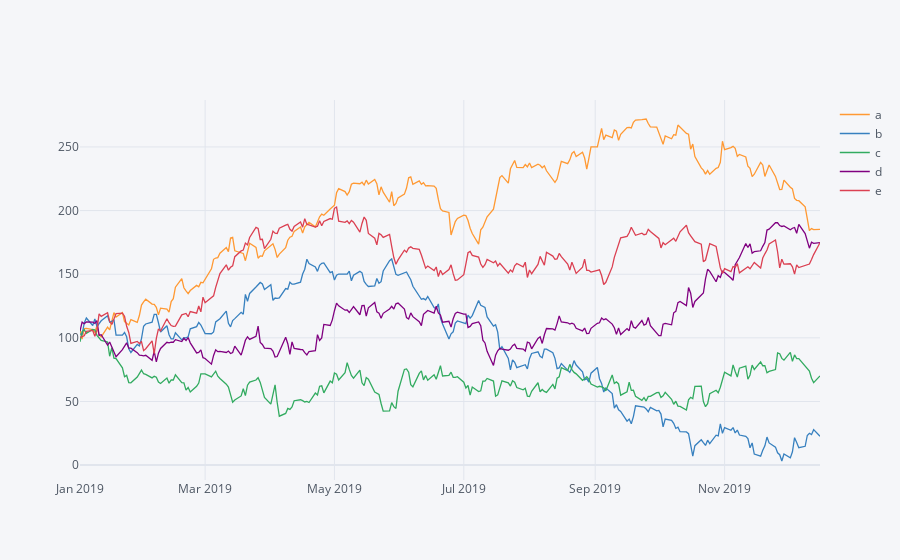

Notebook source saved alongside this figure:
### Code cell
df.iplot()

### Figure 1 — Plotly figure (JSON) as saved in the notebook; plotly's stock layout.template omitted (floating-point values rounded to 4 significant figures; data arrays with more than 128 entries replaced by an {"elided": "..."} marker saying what was removed)
{"data": [{"line": {"color": "rgba(255, 153, 51, 1.0)", "dash": "solid", "shape": "linear", "width": 1.3}, "mode": "lines", "name": "a", "text": "", "type": "scatter", "x": {"elided": "250 str values"}, "y": {"elided": "250 float values"}}, {"line": {"color": "rgba(55, 128, 191, 1.0)", "dash": "solid", "shape": "linear", "width": 1.3}, "mode": "lines", "name": "b", "text": "", "type": "scatter", "x": {"elided": "250 str values"}, "y": {"elided": "250 float values"}}, {"line": {"color": "rgba(50, 171, 96, 1.0)", "dash": "solid", "shape": "linear", "width": 1.3}, "mode": "lines", "name": "c", "text": "", "type": "scatter", "x": {"elided": "250 str values"}, "y": {"elided": "250 float values"}}, {"line": {"color": "rgba(128, 0, 128, 1.0)", "dash": "solid", "shape": "linear", "width": 1.3}, "mode": "lines", "name": "d", "text": "", "type": "scatter", "x": {"elided": "250 str values"}, "y": {"elided": "250 float values"}}, {"line": {"color": "rgba(219, 64, 82, 1.0)", "dash": "solid", "shape": "linear", "width": 1.3}, "mode": "lines", "name": "e", "text": "", "type": "scatter", "x": {"elided": "250 str values"}, "y": {"elided": "250 float values"}}], "layout": {"legend": {"bgcolor": "#F5F6F9", "font": {"color": "#4D5663"}}, "paper_bgcolor": "#F5F6F9", "plot_bgcolor": "#F5F6F9", "title": {"font": {"color": "#4D5663"}}, "xaxis": {"gridcolor": "#E1E5ED", "showgrid": true, "tickfont": {"color": "#4D5663"}, "title": {"font": {"color": "#4D5663"}, "text": ""}, "zerolinecolor": "#E1E5ED"}, "yaxis": {"gridcolor": "#E1E5ED", "showgrid": true, "tickfont": {"color": "#4D5663"}, "title": {"font": {"color": "#4D5663"}, "text": ""}, "zerolinecolor": "#E1E5ED"}}}
